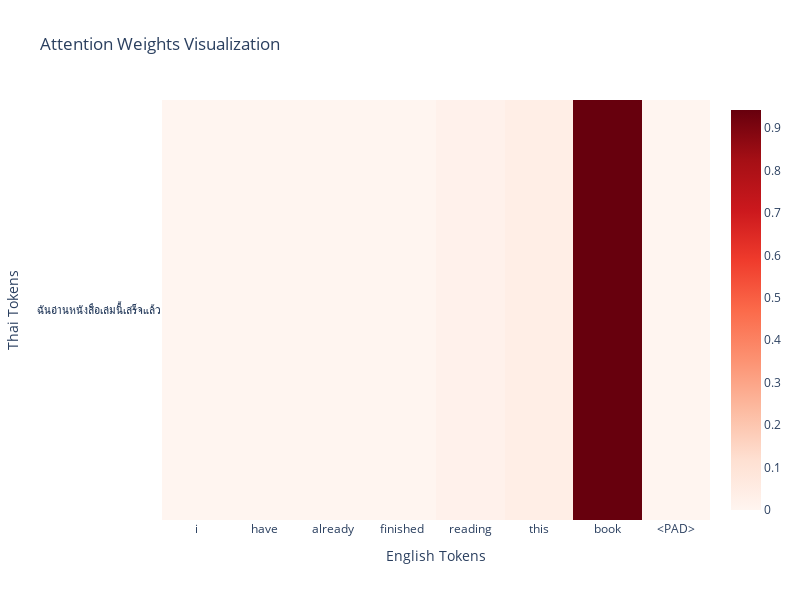

Notebook code for this chart:
### Code cell
import plotly.graph_objects as go

idx = -5
actual_seq = detokenize(hin[idx], tgt_lang.idx2word)
translation, att_wgts = predict_seq2seq(encoder, decoder, eng[idx], tgt_lang, max_length_tgt)

eng_sent = detokenize(eng[idx], inp_lang.idx2word)
print(f'English Sentence:      {eng_sent}')
print(f'Predicted Translation: {translation}')
print(f'Actual Translation:    {actual_seq}')

eng_tokens = eng_sent.strip().split(' ')
eng_tokens += ['<PAD>'] * (max_length_inp - len(eng_tokens))

# Create figure object
fig = go.Figure(data=go.Heatmap(
    z=att_wgts,
    x=eng_tokens,
    y=translation.split(' '),
    colorscale='Reds'
))

fig.update_layout(
    title='Attention Weights Visualization',
    xaxis_title='English Tokens',
    yaxis_title='Thai Tokens',
    width=800,
    height=600
)

# Use show() instead of iplot()
fig.show()

### Figure 1 — Plotly figure (JSON) as saved in the notebook; plotly's stock layout.template omitted (floating-point values rounded to 4 significant figures)
{"data": [{"colorscale": [[0, "rgb(255,245,240)"], [0.125, "rgb(254,224,210)"], [0.25, "rgb(252,187,161)"], [0.375, "rgb(252,146,114)"], [0.5, "rgb(251,106,74)"], [0.625, "rgb(239,59,44)"], [0.75, "rgb(203,24,29)"], [0.875, "rgb(165,15,21)"], [1, "rgb(103,0,13)"]], "x": ["i", "have", "already", "finished", "reading", "this", "book", "<PAD>", "<PAD>", "<PAD>", "<PAD>", "<PAD>", "<PAD>", "<PAD>", "<PAD>", "<PAD>", "<PAD>", "<PAD>", "<PAD>", "<PAD>"], "y": ["ฉันอ่านหนังสือเล่มนี้เสร็จแล้ว"], "z": [[3.511e-09, 1.403e-08, 6.526e-08, 7.577e-05, 0.01983, 0.03775, 0.9423, 0, 0, 0, 0, 0, 0, 0, 0, 0, 0, 0, 0, 0]], "type": "heatmap"}], "layout": {"title": {"text": "Attention Weights Visualization"}, "xaxis": {"title": {"text": "English Tokens"}}, "yaxis": {"title": {"text": "Thai Tokens"}}, "width": 800, "height": 600}}
